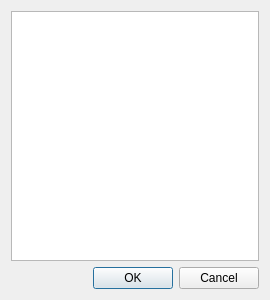
<?xml version="1.0" encoding="UTF-8"?>
<ui version="4.0">
 <class>ChoosePeopleDialog</class>
 <widget class="QDialog" name="ChoosePeopleDialog">
  <property name="geometry">
   <rect>
    <x>0</x>
    <y>0</y>
    <width>270</width>
    <height>300</height>
   </rect>
  </property>
  <property name="windowTitle">
   <string>Выберите</string>
  </property>
  <property name="windowIcon">
   <iconset>
    <normaloff>../images/copy.png</normaloff>../images/copy.png</iconset>
  </property>
  <layout class="QVBoxLayout" name="verticalLayout">
   <item>
    <widget class="QListWidget" name="lw">
     <property name="selectionMode">
      <enum>QAbstractItemView::SingleSelection</enum>
     </property>
     <property name="selectionBehavior">
      <enum>QAbstractItemView::SelectRows</enum>
     </property>
    </widget>
   </item>
   <item>
    <widget class="QDialogButtonBox" name="bB">
     <property name="orientation">
      <enum>Qt::Horizontal</enum>
     </property>
     <property name="standardButtons">
      <set>QDialogButtonBox::Cancel|QDialogButtonBox::Ok</set>
     </property>
    </widget>
   </item>
  </layout>
 </widget>
 <resources/>
 <connections>
  <connection>
   <sender>bB</sender>
   <signal>accepted()</signal>
   <receiver>ChoosePeopleDialog</receiver>
   <slot>accept()</slot>
   <hints>
    <hint type="sourcelabel">
     <x>248</x>
     <y>254</y>
    </hint>
    <hint type="destinationlabel">
     <x>157</x>
     <y>274</y>
    </hint>
   </hints>
  </connection>
  <connection>
   <sender>bB</sender>
   <signal>rejected()</signal>
   <receiver>ChoosePeopleDialog</receiver>
   <slot>reject()</slot>
   <hints>
    <hint type="sourcelabel">
     <x>316</x>
     <y>260</y>
    </hint>
    <hint type="destinationlabel">
     <x>286</x>
     <y>274</y>
    </hint>
   </hints>
  </connection>
 </connections>
</ui>
